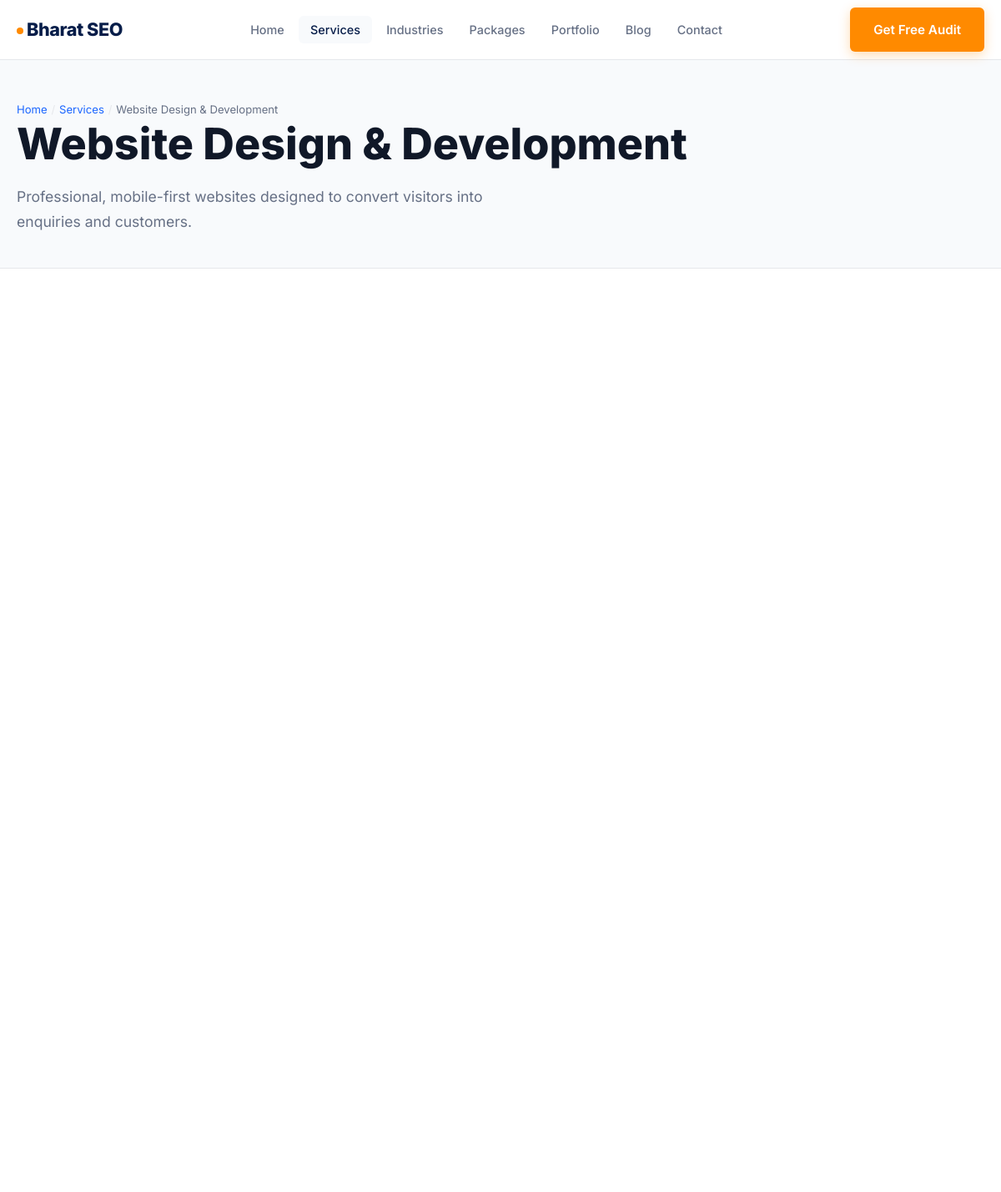
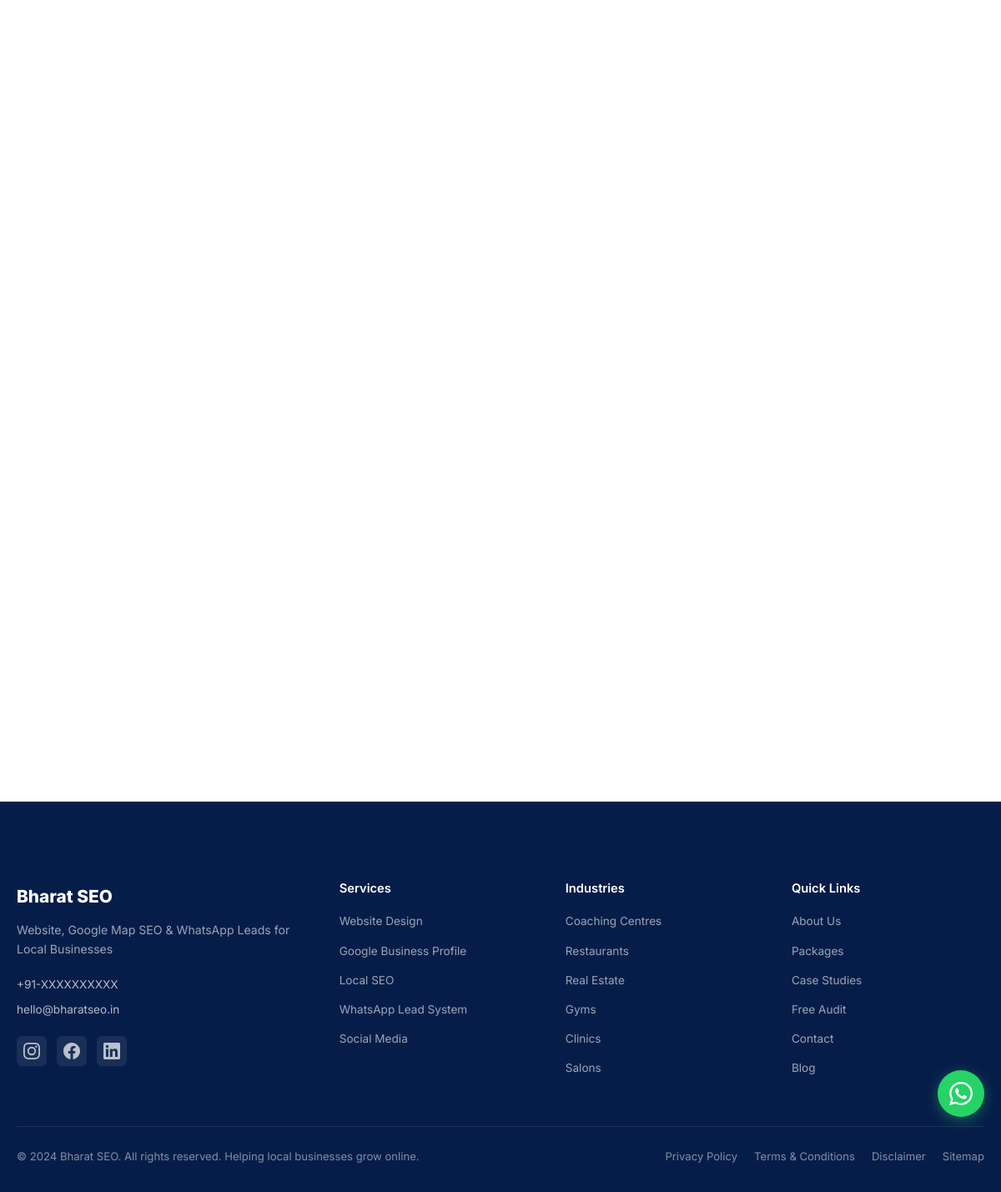
/services/website-design-development, run on the app's committed database (2 pictures, top to bottom).
### tables this page shows
CREATE TABLE `services` (
  `id` INT UNSIGNED AUTO_INCREMENT PRIMARY KEY,
  `title` VARCHAR(200) NOT NULL,
  `slug` VARCHAR(200) NOT NULL UNIQUE,
  `icon` VARCHAR(500) DEFAULT NULL,
  `featured_image` VARCHAR(500) DEFAULT NULL,
  `short_description` TEXT DEFAULT NULL,
  `full_description` LONGTEXT DEFAULT NULL,
  `benefits` TEXT DEFAULT NULL,
  `deliverables` TEXT DEFAULT NULL,
  `ideal_for` TEXT DEFAULT NULL,
  `faqs` TEXT DEFAULT NULL,
  `cta_text` VARCHAR(200) DEFAULT 'Get Started',
  `sort_order` INT DEFAULT 0,
  `is_active` TINYINT(1) DEFAULT 1,
  `meta_title` VARCHAR(255) DEFAULT NULL,
  `meta_description` TEXT DEFAULT NULL,
  `meta_keywords` VARCHAR(500) DEFAULT NULL,
  `schema_json` TEXT DEFAULT NULL,
  `created_at` DATETIME DEFAULT CURRENT_TIMESTAMP,
  `updated_at` DATETIME DEFAULT CURRENT_TIMESTAMP ON UPDATE CURRENT_TIMESTAMP
);

### includes/db.php (called while the page is built, shortened)
<?php
function getDB(): PDO {
    static $pdo = null;
    if ($pdo === null) {
        try {
            $dsn = "mysql:host=" . DB_HOST . ";dbname=" . DB_NAME . ";charset=" . DB_CHARSET;
            $pdo = new PDO($dsn, DB_USER, DB_PASS, [
                PDO::ATTR_ERRMODE => PDO::ERRMODE_EXCEPTION,
                PDO::ATTR_DEFAULT_FETCH_MODE => PDO::FETCH_ASSOC,
                PDO::ATTR_EMULATE_PREPARES => false,
            ]);
        } catch (PDOException $e) {
            error_log("Database connection failed: " . $e->getMessage());
            die("Database connection error. Please check configuration.");
        }
    }
    return $pdo;
}

### includes/functions.php (called while the page is built, shortened)
<?php
function sanitize(string $input): string {
    return htmlspecialchars(trim($input), ENT_QUOTES, 'UTF-8');
}

### pages/service-detail.php (the view, shortened to what this page needs)
<?php
$slug = $_GET['slug'] ?? '';
$stmt = getDB()->prepare("SELECT * FROM services WHERE slug = ? AND is_active = 1");
$stmt->execute([$slug]);
$service = $stmt->fetch();
require_once __DIR__ . '/../includes/header.php';
?>
<section class="page-header">
    <div class="container">
        <nav class="breadcrumb-list" aria-label="Breadcrumb">
            <a href="/">Home</a><span class="breadcrumb-sep">/</span><a href="/services">Services</a><span class="breadcrumb-sep">/</span><span><?= sanitize($service['title']) ?></span>
        </nav>
        <h1><?= sanitize($service['title']) ?></h1>
        <p><?= sanitize($service['short_description']) ?></p>
    </div>
</section>
<?php require_once __DIR__ . '/../includes/footer.php'; ?>

### assets/css/style.css (style rules this page uses)
:root { --color-primary: #071D49; --color-secondary: #FF8A00; --color-accent: #1B66FF; --color-white: #F8FAFC; --color-dark: #101828; --color-muted: #667085; --color-border: #E5E7EB; --color-surface: #FFFFFF; --color-bg: #F8FAFC; --font-main: 'Inter', -apple-system, BlinkMacSystemFont, sans-serif; --fw-regular: 400; --fw-medium: 500; --fw-semibold: 600; --fw-bold: 700; --fw-extrabold: 800; --space-xs: 0.25rem; --space-sm: 0.5rem; --space-md: 1rem; --space-lg: 1.5rem; --space-xl: 2rem; --space-2xl: 3rem; --space-3xl: 4rem; --space-4xl: 6rem; --space-5xl: 8rem; --radius-sm: 6px; --radius-md: 10px; --radius-lg: 16px; --radius-xl: 24px; --shadow-sm: 0 1px 3px rgba(0,0,0,0.08); --shadow-md: 0 4px 12px rgba(0,0,0,0.1); --shadow-lg: 0 12px 40px rgba(0,0,0,0.12); --shadow-xl: 0 20px 60px rgba(0,0,0,0.15); --transition: 0.3s cubic-bezier(0.4, 0, 0.2, 1); --container-max: 1200px; --header-height: 72px; }
*, *::before, *::after { box-sizing: border-box; margin: 0; padding: 0; }
html { scroll-behavior: smooth; -webkit-text-size-adjust: 100%; }
body { font-family: var(--font-main); font-size: 16px; line-height: 1.7; color: var(--color-dark); background: var(--color-surface); -webkit-font-smoothing: antialiased; -moz-osx-font-smoothing: grayscale; overflow-x: hidden; }
a { color: inherit; text-decoration: none; transition: var(--transition); }
.container { width: 100%; max-width: var(--container-max); margin: 0 auto; padding: 0 1.25rem; }
h1, h2, h3, h4, h5, h6 { font-weight: var(--fw-bold); line-height: 1.2; color: var(--color-dark); }
h1 { font-size: clamp(2rem, 5vw, 3.25rem); font-weight: var(--fw-extrabold); }
.breadcrumb-list { display: flex; align-items: center; flex-wrap: wrap; gap: 0.3rem; font-size: 0.82rem; color: var(--color-muted); }
.breadcrumb-list a { color: var(--color-accent); }
.breadcrumb-sep { color: var(--color-border); }
.page-header { padding: calc(var(--header-height) + 3rem) 0 2.5rem; background: var(--color-bg); border-bottom: 1px solid var(--color-border); }
.page-header h1 { margin-bottom: var(--space-md); }
.page-header p { font-size: 1.1rem; color: var(--color-muted); max-width: 600px; line-height: 1.7; }

### data on the page
services: title "Website Design & Development", short_description "Professional, mobile-first websites designed to convert visitors into enquiries and customers."

### other printed values
$agencyName "Bharat SEO"
getSetting('agency_name', 'Bharat SEO') "Bharat SEO"
getSetting('phone') "+91-XXXXXXXXXX"
getSetting('email') "hello@bharatseo.in"
